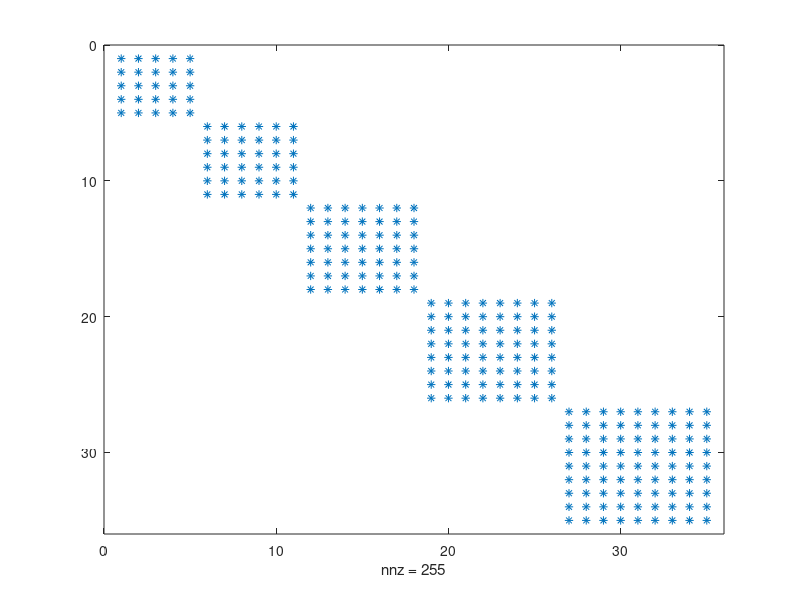

The MATLAB source for this figure:
clc;clear;
%размерность блоков от 4 до 8
n = randi([4 8]);
A = [];
%построение б-д матрицы
for i = n : 2*n-1
   a = rand(i);
   A = blkdiag(A, a);
end
spy(A);